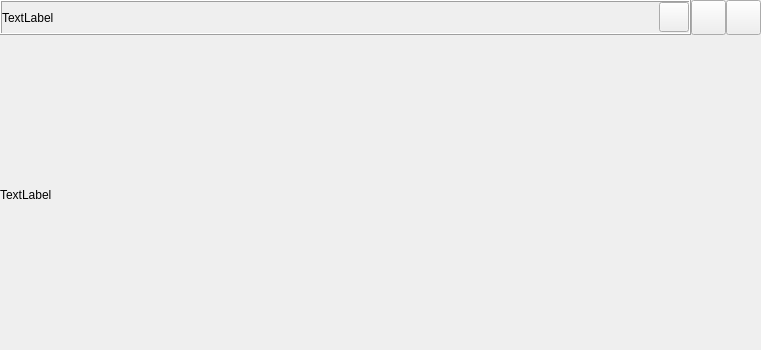
<?xml version="1.0" encoding="UTF-8"?>
<ui version="4.0">
 <class>ImageShow</class>
 <widget class="QWidget" name="ImageShow">
  <property name="geometry">
   <rect>
    <x>0</x>
    <y>0</y>
    <width>761</width>
    <height>350</height>
   </rect>
  </property>
  <property name="windowTitle">
   <string>Form</string>
  </property>
  <layout class="QVBoxLayout" name="verticalLayout">
   <property name="spacing">
    <number>0</number>
   </property>
   <property name="leftMargin">
    <number>0</number>
   </property>
   <property name="topMargin">
    <number>0</number>
   </property>
   <property name="rightMargin">
    <number>0</number>
   </property>
   <property name="bottomMargin">
    <number>0</number>
   </property>
   <item>
    <widget class="QFrame" name="frame">
     <property name="frameShape">
      <enum>QFrame::NoFrame</enum>
     </property>
     <property name="frameShadow">
      <enum>QFrame::Raised</enum>
     </property>
     <property name="lineWidth">
      <number>0</number>
     </property>
     <property name="midLineWidth">
      <number>0</number>
     </property>
     <layout class="QVBoxLayout" name="verticalLayout_2">
      <property name="spacing">
       <number>5</number>
      </property>
      <property name="leftMargin">
       <number>0</number>
      </property>
      <property name="topMargin">
       <number>0</number>
      </property>
      <property name="rightMargin">
       <number>0</number>
      </property>
      <property name="bottomMargin">
       <number>0</number>
      </property>
      <item>
       <widget class="QFrame" name="frame_3">
        <property name="maximumSize">
         <size>
          <width>16777215</width>
          <height>35</height>
         </size>
        </property>
        <property name="frameShape">
         <enum>QFrame::NoFrame</enum>
        </property>
        <property name="frameShadow">
         <enum>QFrame::Raised</enum>
        </property>
        <property name="lineWidth">
         <number>0</number>
        </property>
        <layout class="QHBoxLayout" name="horizontalLayout_2">
         <property name="spacing">
          <number>0</number>
         </property>
         <property name="leftMargin">
          <number>0</number>
         </property>
         <property name="topMargin">
          <number>0</number>
         </property>
         <property name="rightMargin">
          <number>0</number>
         </property>
         <property name="bottomMargin">
          <number>0</number>
         </property>
         <item>
          <widget class="QFrame" name="frame_2">
           <property name="maximumSize">
            <size>
             <width>16777215</width>
             <height>35</height>
            </size>
           </property>
           <property name="frameShape">
            <enum>QFrame::Box</enum>
           </property>
           <property name="frameShadow">
            <enum>QFrame::Raised</enum>
           </property>
           <property name="lineWidth">
            <number>1</number>
           </property>
           <layout class="QHBoxLayout" name="horizontalLayout">
            <property name="spacing">
             <number>0</number>
            </property>
            <property name="leftMargin">
             <number>0</number>
            </property>
            <property name="topMargin">
             <number>0</number>
            </property>
            <property name="rightMargin">
             <number>0</number>
            </property>
            <property name="bottomMargin">
             <number>0</number>
            </property>
            <item>
             <widget class="QLabel" name="label_path_im">
              <property name="enabled">
               <bool>true</bool>
              </property>
              <property name="sizePolicy">
               <sizepolicy hsizetype="Preferred" vsizetype="Preferred">
                <horstretch>0</horstretch>
                <verstretch>0</verstretch>
               </sizepolicy>
              </property>
              <property name="maximumSize">
               <size>
                <width>16777215</width>
                <height>35</height>
               </size>
              </property>
              <property name="text">
               <string>TextLabel</string>
              </property>
             </widget>
            </item>
            <item>
             <widget class="QPushButton" name="button_history_im">
              <property name="sizePolicy">
               <sizepolicy hsizetype="Preferred" vsizetype="Preferred">
                <horstretch>0</horstretch>
                <verstretch>0</verstretch>
               </sizepolicy>
              </property>
              <property name="maximumSize">
               <size>
                <width>30</width>
                <height>30</height>
               </size>
              </property>
              <property name="text">
               <string/>
              </property>
             </widget>
            </item>
           </layout>
          </widget>
         </item>
         <item>
          <widget class="QPushButton" name="button_unload_im">
           <property name="sizePolicy">
            <sizepolicy hsizetype="Preferred" vsizetype="Preferred">
             <horstretch>0</horstretch>
             <verstretch>0</verstretch>
            </sizepolicy>
           </property>
           <property name="maximumSize">
            <size>
             <width>35</width>
             <height>16777215</height>
            </size>
           </property>
           <property name="text">
            <string/>
           </property>
          </widget>
         </item>
         <item>
          <widget class="QPushButton" name="button_open_im">
           <property name="sizePolicy">
            <sizepolicy hsizetype="Preferred" vsizetype="Preferred">
             <horstretch>0</horstretch>
             <verstretch>0</verstretch>
            </sizepolicy>
           </property>
           <property name="maximumSize">
            <size>
             <width>35</width>
             <height>16777215</height>
            </size>
           </property>
           <property name="font">
            <font>
             <kerning>false</kerning>
            </font>
           </property>
           <property name="text">
            <string/>
           </property>
           <property name="checkable">
            <bool>false</bool>
           </property>
           <property name="checked">
            <bool>false</bool>
           </property>
          </widget>
         </item>
        </layout>
       </widget>
      </item>
      <item>
       <widget class="QLabel" name="label_show_im">
        <property name="text">
         <string>TextLabel</string>
        </property>
       </widget>
      </item>
     </layout>
    </widget>
   </item>
  </layout>
 </widget>
 <resources/>
 <connections/>
</ui>
